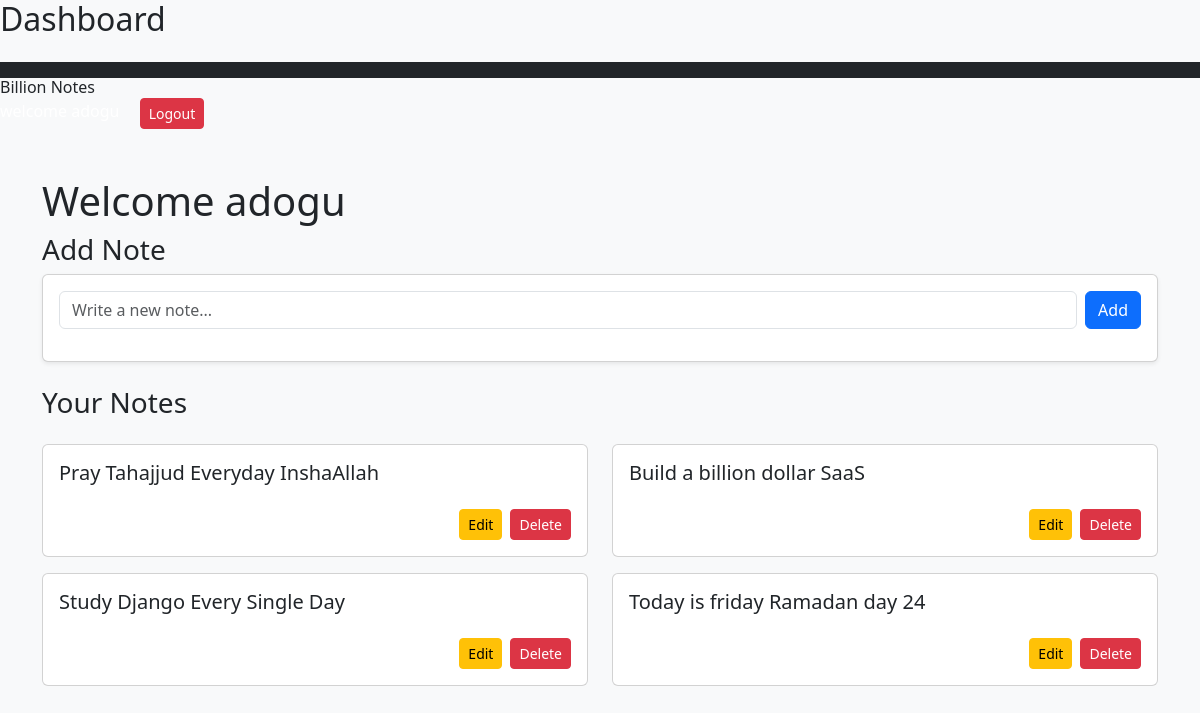
The app's page / (signed in) with its own data.
### playground/models.py (models this page shows, shortened)
class Note(models.Model):
    title = models.CharField(max_length=200)
    user = models.ForeignKey(User, on_delete=models.CASCADE)

### playground/views.py (the view)
# urls.py: path("", views.create_note),
@login_required
def create_note(request):
    if request.method == "POST":
        if "title" in request.POST:
            title = request.POST.get("title")
            Note.objects.create(title=title, user=request.user)
            return redirect("home")
        return render(request, "create.html")
    notes = Note.objects.filter(user=request.user)
    return render(request, "playground/hello.html", {"notes": notes})

### playground/templates/playground/hello.html (shortened to what this page needs)
<h2 class="mb-4"> Dashboard</h2>
{% extends "base.html" %}
{% block content %}
<h1>Welcome {{ request.user.username}} </h1>
<h3>Add Note</h3>
<div class="card p-3 mb-4 shadow-sm">
    <form method="POST" class="d-flex gap-2">
        <input type="text" name="title" class="form-control" placeholder="Write a new note...">
        <button type="submit" class="btn btn-primary">Add</button>
    </form>
</div>
<h3 class="mb-4">Your Notes</h3>
<div class="row">
    {% for note in notes %}
    <div class="col-md-6 mb-3">
        <div class="card shaodow-sm p-3">
            <h5>{{ note.title }}</h5>
            <div class="mt-3 d-flex justify-content-end gap-2">
                <a href="{% url 'edit_note' note.id %}" class="btn btn-warning btn-sm">Edit</a>
                <a href="{% url 'delete_note' note.id %}" class="btn btn-danger btn-sm">Delete</a>
            </div>
        </div>
    </div>
    {% endfor %}
</div>
{% endblock %}

### records on screen
Note: title "Pray Tahajjud Everyday InshaAllah"
Note: title "Build a billion dollar SaaS"
Note: title "Study Django Every Single Day"
Note: title "Today is friday Ramadan day 24"

### other values on screen
{{ request.user.username }} "adogu"
